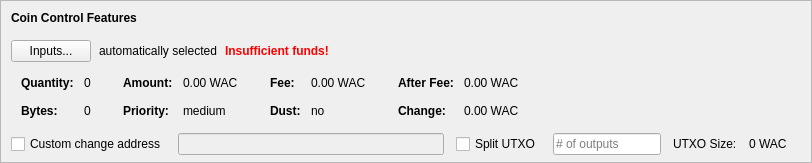
    <widget class="QFrame" name="frameCoinControl">
     <property name="sizePolicy">
      <sizepolicy hsizetype="Expanding" vsizetype="Expanding">
       <horstretch>0</horstretch>
       <verstretch>0</verstretch>
      </sizepolicy>
     </property>
     <property name="maximumSize">
      <size>
       <width>16777215</width>
       <height>16777215</height>
      </size>
     </property>
     <property name="frameShape">
      <enum>QFrame::StyledPanel</enum>
     </property>
     <property name="frameShadow">
      <enum>QFrame::Sunken</enum>
     </property>
     <layout class="QVBoxLayout" name="verticalLayoutCoinControl2">
      <property name="spacing">
       <number>0</number>
      </property>
      <property name="leftMargin">
       <number>0</number>
      </property>
      <property name="topMargin">
       <number>0</number>
      </property>
      <property name="rightMargin">
       <number>0</number>
      </property>
      <property name="bottomMargin">
       <number>6</number>
      </property>
      <item>
       <layout class="QVBoxLayout" name="verticalLayoutCoinControl" stretch="0,0,0,0,1">
        <property name="spacing">
         <number>0</number>
        </property>
        <property name="leftMargin">
         <number>10</number>
        </property>
        <property name="topMargin">
         <number>10</number>
        </property>
        <item>
         <layout class="QHBoxLayout" name="horizontalLayoutCoinControl1">
          <property name="bottomMargin">
           <number>15</number>
          </property>
          <item>
           <widget class="QLabel" name="labelCoinControlFeatures">
            <property name="sizePolicy">
             <sizepolicy hsizetype="Preferred" vsizetype="Maximum">
              <horstretch>0</horstretch>
              <verstretch>0</verstretch>
             </sizepolicy>
            </property>
            <property name="font">
             <font>
              <weight>75</weight>
              <bold>true</bold>
             </font>
            </property>
            <property name="styleSheet">
             <string notr="true">font-weight:bold;</string>
            </property>
            <property name="text">
             <string>Coin Control Features</string>
            </property>
           </widget>
          </item>
         </layout>
        </item>
        <item>
         <layout class="QHBoxLayout" name="horizontalLayoutCoinControl2" stretch="0,0,0,0">
          <property name="spacing">
           <number>8</number>
          </property>
          <property name="bottomMargin">
           <number>10</number>
          </property>
          <item>
           <widget class="QPushButton" name="pushButtonCoinControl">
            <property name="styleSheet">
             <string notr="true"/>
            </property>
            <property name="text">
             <string>Inputs...</string>
            </property>
            <property name="autoDefault">
             <bool>false</bool>
            </property>
           </widget>
          </item>
          <item>
           <widget class="QLabel" name="labelCoinControlAutomaticallySelected">
            <property name="text">
             <string>automatically selected</string>
            </property>
            <property name="margin">
             <number>5</number>
            </property>
           </widget>
          </item>
          <item>
           <widget class="QLabel" name="labelCoinControlInsuffFunds">
            <property name="font">
             <font>
              <weight>75</weight>
              <bold>true</bold>
             </font>
            </property>
            <property name="styleSheet">
             <string notr="true">color:red;font-weight:bold;</string>
            </property>
            <property name="text">
             <string>Insufficient funds!</string>
            </property>
            <property name="margin">
             <number>5</number>
            </property>
           </widget>
          </item>
          <item>
           <spacer name="horizontalSpacerCoinControl">
            <property name="orientation">
             <enum>Qt::Horizontal</enum>
            </property>
            <property name="sizeHint" stdset="0">
             <size>
              <width>40</width>
              <height>1</height>
             </size>
            </property>
           </spacer>
          </item>
         </layout>
        </item>
        <item>
         <widget class="QWidget" name="widgetCoinControl" native="true">
          <property name="sizePolicy">
           <sizepolicy hsizetype="Preferred" vsizetype="Preferred">
            <horstretch>0</horstretch>
            <verstretch>0</verstretch>
           </sizepolicy>
          </property>
          <property name="minimumSize">
           <size>
            <width>0</width>
            <height>0</height>
           </size>
          </property>
          <property name="styleSheet">
           <string notr="true"/>
          </property>
          <layout class="QHBoxLayout" name="horizontalLayoutCoinControl5">
           <property name="leftMargin">
            <number>0</number>
           </property>
           <property name="topMargin">
            <number>0</number>
           </property>
           <property name="rightMargin">
            <number>0</number>
           </property>
           <property name="bottomMargin">
            <number>0</number>
           </property>
           <item>
            <layout class="QHBoxLayout" name="horizontalLayoutCoinControl3" stretch="0,0,0,1">
             <property name="spacing">
              <number>20</number>
             </property>
             <property name="topMargin">
              <number>0</number>
             </property>
             <property name="bottomMargin">
              <number>10</number>
             </property>
             <item>
              <layout class="QFormLayout" name="formLayoutCoinControl1">
               <property name="horizontalSpacing">
                <number>10</number>
               </property>
               <property name="verticalSpacing">
                <number>14</number>
               </property>
               <property name="leftMargin">
                <number>10</number>
               </property>
               <property name="topMargin">
                <number>4</number>
               </property>
               <property name="rightMargin">
                <number>6</number>
               </property>
               <item row="0" column="0">
                <widget class="QLabel" name="labelCoinControlQuantityText">
                 <property name="font">
                  <font>
                   <weight>75</weight>
                   <bold>true</bold>
                  </font>
                 </property>
                 <property name="text">
                  <string>Quantity:</string>
                 </property>
                 <property name="margin">
                  <number>0</number>
                 </property>
                </widget>
               </item>
               <item row="0" column="1">
                <widget class="QLabel" name="labelCoinControlQuantity">
                 <property name="cursor">
                  <cursorShape>IBeamCursor</cursorShape>
                 </property>
                 <property name="contextMenuPolicy">
                  <enum>Qt::ActionsContextMenu</enum>
                 </property>
                 <property name="text">
                  <string notr="true">0</string>
                 </property>
                 <property name="margin">
                  <number>0</number>
                 </property>
                 <property name="textInteractionFlags">
                  <set>Qt::LinksAccessibleByMouse|Qt::TextSelectableByKeyboard|Qt::TextSelectableByMouse</set>
                 </property>
                </widget>
               </item>
               <item row="1" column="0">
                <widget class="QLabel" name="labelCoinControlBytesText">
                 <property name="font">
                  <font>
                   <weight>75</weight>
                   <bold>true</bold>
                  </font>
                 </property>
                 <property name="text">
                  <string>Bytes:</string>
                 </property>
                </widget>
               </item>
               <item row="1" column="1">
                <widget class="QLabel" name="labelCoinControlBytes">
                 <property name="cursor">
                  <cursorShape>IBeamCursor</cursorShape>
                 </property>
                 <property name="contextMenuPolicy">
                  <enum>Qt::ActionsContextMenu</enum>
                 </property>
                 <property name="text">
                  <string notr="true">0</string>
                 </property>
                 <property name="textInteractionFlags">
                  <set>Qt::LinksAccessibleByMouse|Qt::TextSelectableByKeyboard|Qt::TextSelectableByMouse</set>
                 </property>
                </widget>
               </item>
              </layout>
             </item>
             <item>
              <layout class="QFormLayout" name="formLayoutCoinControl2">
               <property name="horizontalSpacing">
                <number>10</number>
               </property>
               <property name="verticalSpacing">
                <number>14</number>
               </property>
               <property name="leftMargin">
                <number>6</number>
               </property>
               <property name="topMargin">
                <number>4</number>
               </property>
               <property name="rightMargin">
                <number>6</number>
               </property>
               <item row="0" column="0">
                <widget class="QLabel" name="labelCoinControlAmountText">
                 <property name="font">
                  <font>
                   <weight>75</weight>
                   <bold>true</bold>
                  </font>
                 </property>
                 <property name="text">
                  <string>Amount:</string>
                 </property>
                 <property name="margin">
                  <number>0</number>
                 </property>
                </widget>
               </item>
               <item row="0" column="1">
                <widget class="QLabel" name="labelCoinControlAmount">
                 <property name="cursor">
                  <cursorShape>IBeamCursor</cursorShape>
                 </property>
                 <property name="contextMenuPolicy">
                  <enum>Qt::ActionsContextMenu</enum>
                 </property>
                 <property name="text">
                  <string notr="true">0.00 WAC</string>
                 </property>
                 <property name="textInteractionFlags">
                  <set>Qt::LinksAccessibleByMouse|Qt::TextSelectableByKeyboard|Qt::TextSelectableByMouse</set>
                 </property>
                </widget>
               </item>
               <item row="1" column="0">
                <widget class="QLabel" name="labelCoinControlPriorityText">
                 <property name="font">
                  <font>
                   <weight>75</weight>
                   <bold>true</bold>
                  </font>
                 </property>
                 <property name="text">
                  <string>Priority:</string>
                 </property>
                </widget>
               </item>
               <item row="1" column="1">
                <widget class="QLabel" name="labelCoinControlPriority">
                 <property name="cursor">
                  <cursorShape>IBeamCursor</cursorShape>
                 </property>
                 <property name="contextMenuPolicy">
                  <enum>Qt::ActionsContextMenu</enum>
                 </property>
                 <property name="text">
                  <string>medium</string>
                 </property>
                 <property name="textInteractionFlags">
                  <set>Qt::LinksAccessibleByMouse|Qt::TextSelectableByKeyboard|Qt::TextSelectableByMouse</set>
                 </property>
                </widget>
               </item>
              </layout>
             </item>
             <item>
              <layout class="QFormLayout" name="formLayoutCoinControl3">
               <property name="horizontalSpacing">
                <number>10</number>
               </property>
               <property name="verticalSpacing">
                <number>14</number>
               </property>
               <property name="leftMargin">
                <number>6</number>
               </property>
               <property name="topMargin">
                <number>4</number>
               </property>
               <property name="rightMargin">
                <number>6</number>
               </property>
               <item row="0" column="0">
                <widget class="QLabel" name="labelCoinControlFeeText">
                 <property name="font">
                  <font>
                   <weight>75</weight>
                   <bold>true</bold>
                  </font>
                 </property>
                 <property name="text">
                  <string>Fee:</string>
                 </property>
                 <property name="margin">
                  <number>0</number>
                 </property>
                </widget>
               </item>
               <item row="0" column="1">
                <widget class="QLabel" name="labelCoinControlFee">
                 <property name="cursor">
                  <cursorShape>IBeamCursor</cursorShape>
                 </property>
                 <property name="contextMenuPolicy">
                  <enum>Qt::ActionsContextMenu</enum>
                 </property>
                 <property name="text">
                  <string notr="true">0.00 WAC</string>
                 </property>
                 <property name="textInteractionFlags">
                  <set>Qt::LinksAccessibleByMouse|Qt::TextSelectableByKeyboard|Qt::TextSelectableByMouse</set>
                 </property>
                </widget>
               </item>
               <item row="1" column="0">
                <widget class="QLabel" name="labelCoinControlLowOutputText">
                 <property name="font">
                  <font>
                   <weight>75</weight>
                   <bold>true</bold>
                  </font>
                 </property>
                 <property name="text">
                  <string>Dust:</string>
                 </property>
                </widget>
               </item>
               <item row="1" column="1">
                <widget class="QLabel" name="labelCoinControlLowOutput">
                 <property name="cursor">
                  <cursorShape>IBeamCursor</cursorShape>
                 </property>
                 <property name="contextMenuPolicy">
                  <enum>Qt::ActionsContextMenu</enum>
                 </property>
                 <property name="text">
                  <string>no</string>
                 </property>
                 <property name="textInteractionFlags">
                  <set>Qt::LinksAccessibleByMouse|Qt::TextSelectableByKeyboard|Qt::TextSelectableByMouse</set>
                 </property>
                </widget>
               </item>
              </layout>
             </item>
             <item>
              <layout class="QFormLayout" name="formLayoutCoinControl4">
               <property name="horizontalSpacing">
                <number>10</number>
               </property>
               <property name="verticalSpacing">
                <number>14</number>
               </property>
               <property name="leftMargin">
                <number>6</number>
               </property>
               <property name="topMargin">
                <number>4</number>
               </property>
               <property name="rightMargin">
                <number>6</number>
               </property>
               <item row="0" column="0">
                <widget class="QLabel" name="labelCoinControlAfterFeeText">
                 <property name="font">
                  <font>
                   <weight>75</weight>
                   <bold>true</bold>
                  </font>
                 </property>
                 <property name="text">
                  <string>After Fee:</string>
                 </property>
                 <property name="margin">
                  <number>0</number>
                 </property>
                </widget>
               </item>
               <item row="0" column="1">
                <widget class="QLabel" name="labelCoinControlAfterFee">
                 <property name="cursor">
                  <cursorShape>IBeamCursor</cursorShape>
                 </property>
                 <property name="contextMenuPolicy">
                  <enum>Qt::ActionsContextMenu</enum>
                 </property>
                 <property name="text">
                  <string notr="true">0.00 WAC</string>
                 </property>
                 <property name="textInteractionFlags">
                  <set>Qt::LinksAccessibleByMouse|Qt::TextSelectableByKeyboard|Qt::TextSelectableByMouse</set>
                 </property>
                </widget>
               </item>
               <item row="1" column="0">
                <widget class="QLabel" name="labelCoinControlChangeText">
                 <property name="font">
                  <font>
                   <weight>75</weight>
                   <bold>true</bold>
                  </font>
                 </property>
                 <property name="text">
                  <string>Change:</string>
                 </property>
                </widget>
               </item>
               <item row="1" column="1">
                <widget class="QLabel" name="labelCoinControlChange">
                 <property name="cursor">
                  <cursorShape>IBeamCursor</cursorShape>
                 </property>
                 <property name="contextMenuPolicy">
                  <enum>Qt::ActionsContextMenu</enum>
                 </property>
                 <property name="text">
                  <string notr="true">0.00 WAC</string>
                 </property>
                 <property name="textInteractionFlags">
                  <set>Qt::LinksAccessibleByMouse|Qt::TextSelectableByKeyboard|Qt::TextSelectableByMouse</set>
                 </property>
                </widget>
               </item>
              </layout>
             </item>
            </layout>
           </item>
          </layout>
         </widget>
        </item>
        <item>
         <layout class="QHBoxLayout" name="horizontalLayoutCoinControl4" stretch="0,0,0,0,0,0,0">
          <property name="spacing">
           <number>12</number>
          </property>
          <property name="sizeConstraint">
           <enum>QLayout::SetDefaultConstraint</enum>
          </property>
          <property name="topMargin">
           <number>5</number>
          </property>
          <property name="rightMargin">
           <number>5</number>
          </property>
          <item>
           <widget class="QCheckBox" name="checkBoxCoinControlChange">
            <property name="toolTip">
             <string>If this is activated, but the change address is empty or invalid, change will be sent to a newly generated address.</string>
            </property>
            <property name="text">
             <string>Custom change address</string>
            </property>
           </widget>
          </item>
          <item>
           <widget class="QValidatedLineEdit" name="lineEditCoinControlChange">
            <property name="enabled">
             <bool>false</bool>
            </property>
            <property name="sizePolicy">
             <sizepolicy hsizetype="Expanding" vsizetype="Fixed">
              <horstretch>0</horstretch>
              <verstretch>0</verstretch>
             </sizepolicy>
            </property>
           </widget>
          </item>
          <item>
           <widget class="QCheckBox" name="splitBlockCheckBox">
            <property name="text">
             <string>Split UTXO</string>
            </property>
           </widget>
          </item>
          <item>
           <widget class="QLineEdit" name="splitBlockLineEdit">
            <property name="sizePolicy">
             <sizepolicy hsizetype="Fixed" vsizetype="Fixed">
              <horstretch>50</horstretch>
              <verstretch>0</verstretch>
             </sizepolicy>
            </property>
            <property name="placeholderText">
             <string># of outputs</string>
            </property>
           </widget>
          </item>
          <item>
           <widget class="QLabel" name="labelBlockSizeText">
            <property name="text">
             <string>UTXO Size:</string>
            </property>
           </widget>
          </item>
          <item>
           <widget class="QLabel" name="labelBlockSize">
            <property name="text">
             <string>0 WAC</string>
            </property>
           </widget>
          </item>
          <item>
           <widget class="QLabel" name="labelCoinControlChangeLabel">
            <property name="sizePolicy">
             <sizepolicy hsizetype="Preferred" vsizetype="Expanding">
              <horstretch>0</horstretch>
              <verstretch>0</verstretch>
             </sizepolicy>
            </property>
            <property name="minimumSize">
             <size>
              <width>0</width>
              <height>0</height>
             </size>
            </property>
            <property name="text">
             <string/>
            </property>
            <property name="margin">
             <number>3</number>
            </property>
           </widget>
          </item>
         </layout>
        </item>
        <item>
         <spacer name="verticalSpacerCoinControl">
          <property name="orientation">
           <enum>Qt::Vertical</enum>
          </property>
          <property name="sizeHint" stdset="0">
           <size>
            <width>800</width>
            <height>1</height>
           </size>
          </property>
         </spacer>
        </item>
       </layout>
      </item>
     </layout>
    </widget>
